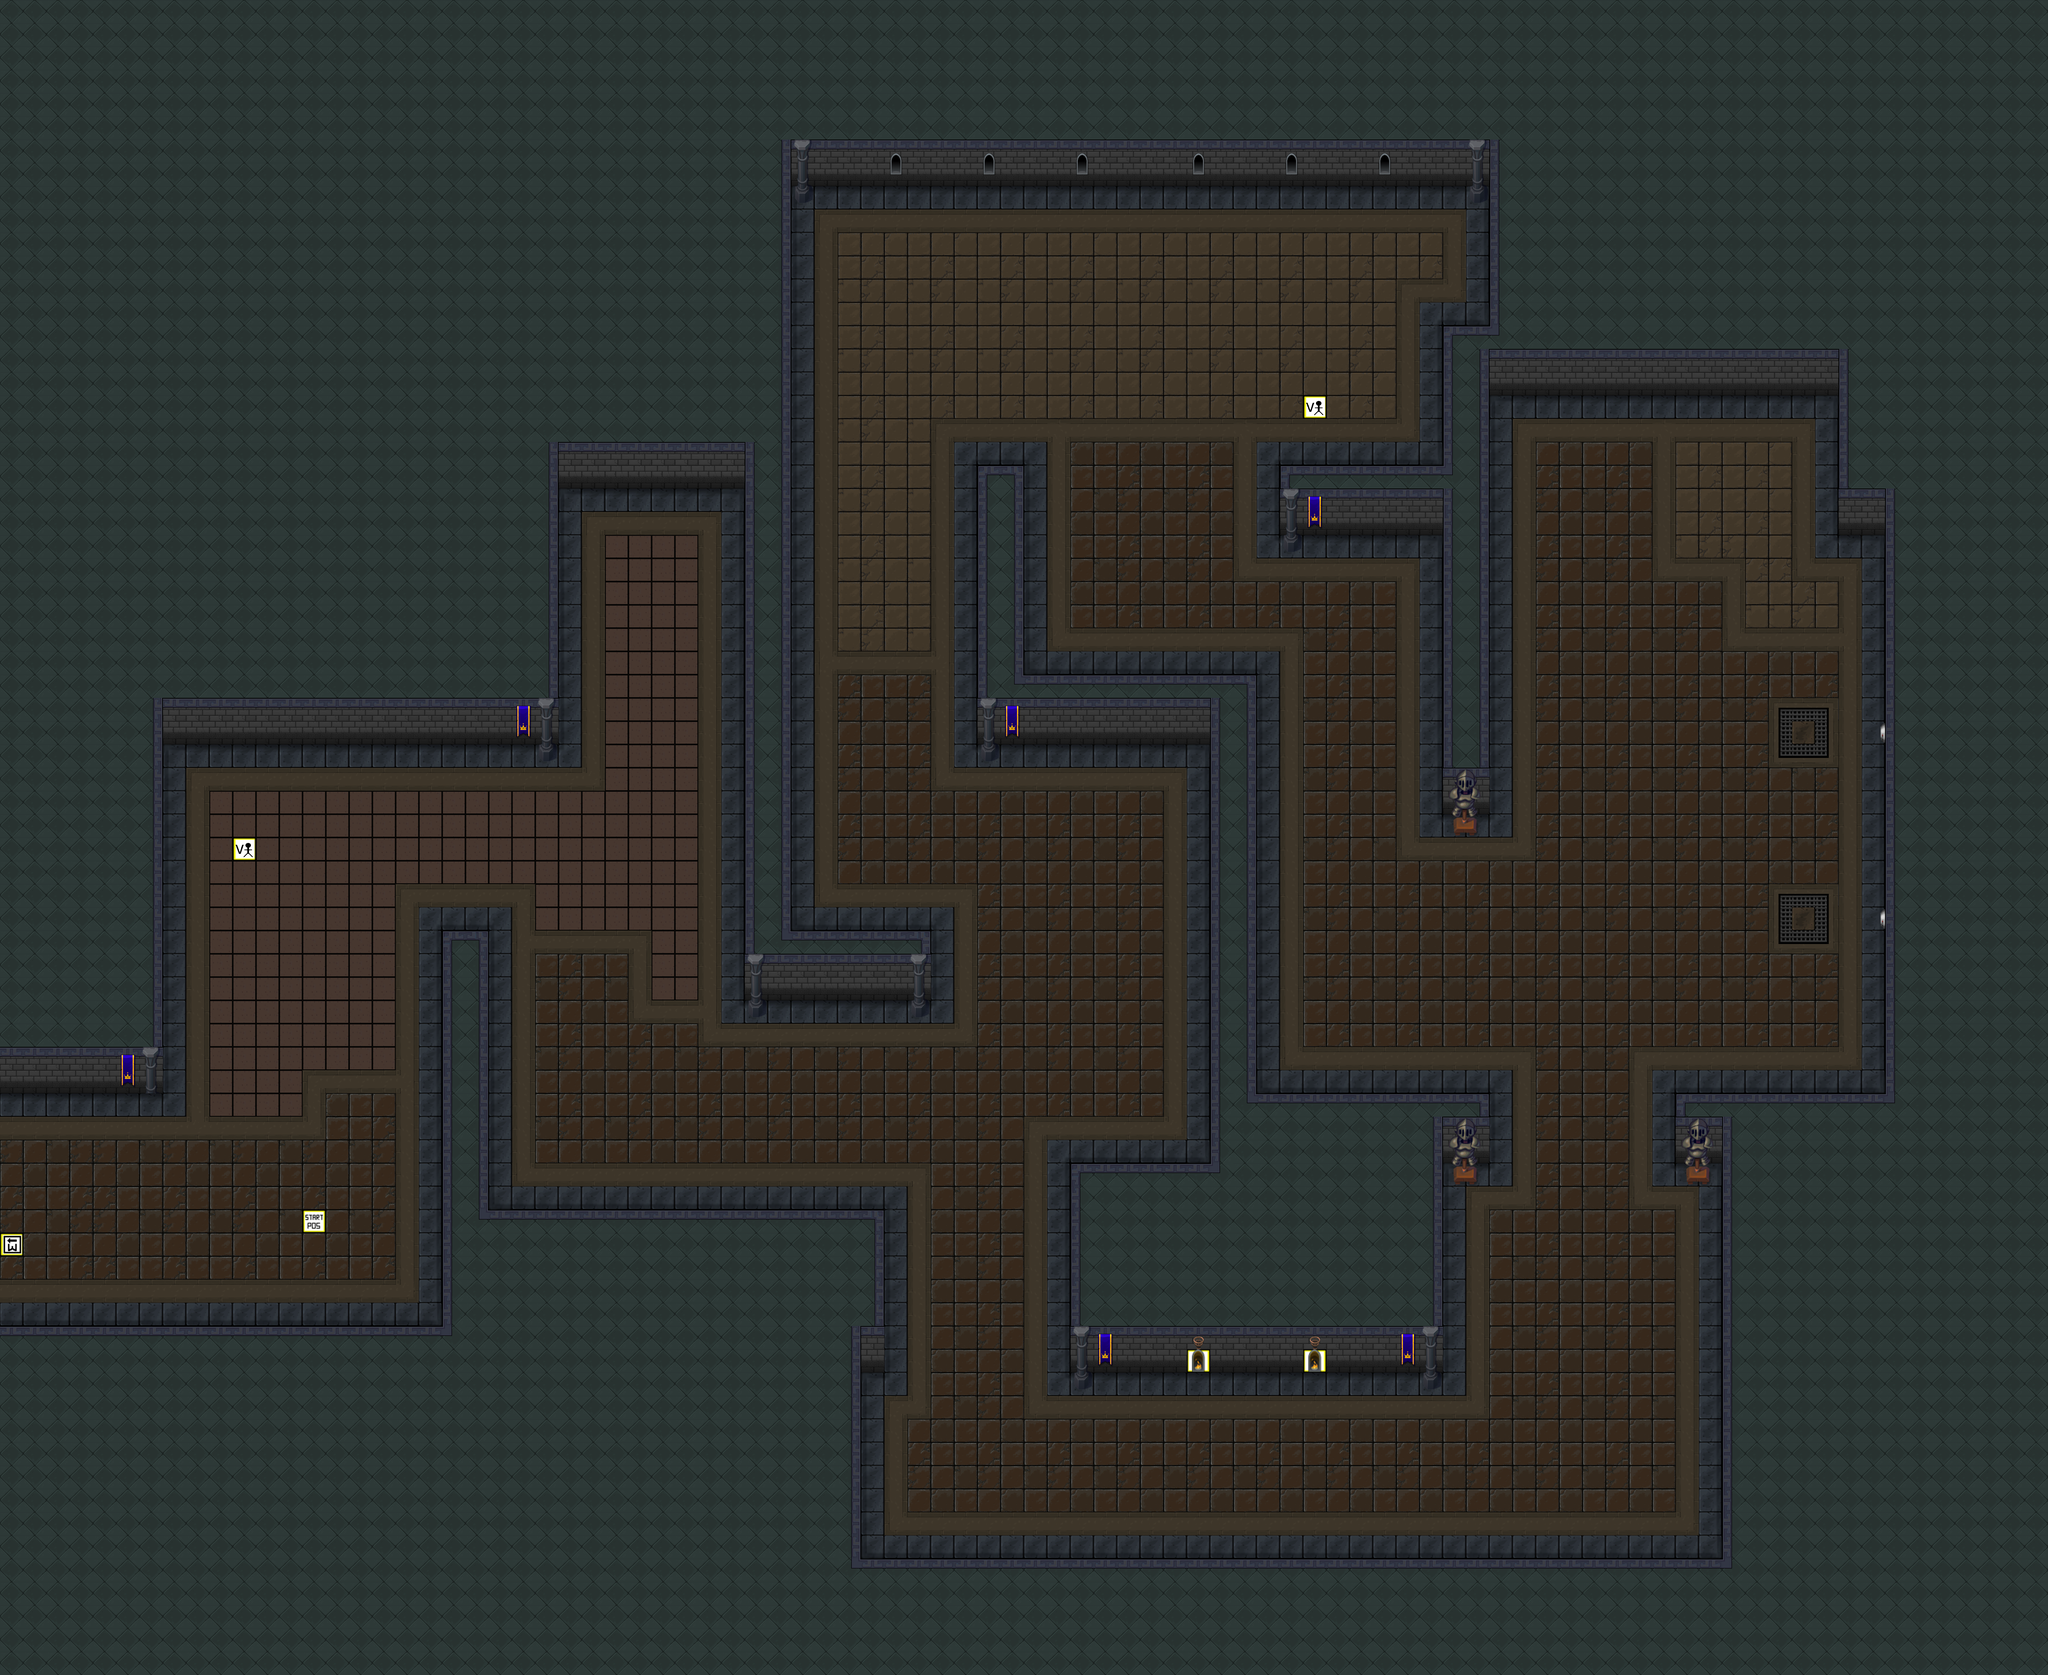

Rendered tile map (Tiled .tmx) drawn with the repository's tilesets; below, a short description and the map source with its tile grids summarised:
An orthogonal 88x72 tile map with 64x64 px tiles, 3 tile layers (game tiles, extra game tiles, marker tiles), 2 tilesets and 25 objects (25x Collision).

<map version="1.2" tiledversion="1.3.4" orientation="orthogonal" renderorder="left-up" compressionlevel="0" width="88" height="72" tilewidth="64" tileheight="64" infinite="0" nextlayerid="62" nextobjectid="892">
 <tileset firstgid="1" name="marker_tiles" tilewidth="64" tileheight="64" tilecount="100" columns="10">
  <image source="marker_tiles.png" width="640" height="640" />
 </tileset>
 <tileset firstgid="101" name="tileset2" tilewidth="64" tileheight="64" tilecount="616" columns="22">
  <image source="tileset2.png" width="1408" height="1792" />
 </tileset>
 <layer id="56" name="game tiles" width="88" height="72">
  <data>[6336 cells, 6336 non-empty, 60 distinct tile ids]</data>
 </layer>
 <layer id="57" name="extra game tiles" width="88" height="72">
  <data>[6336 cells, 77 non-empty, 16 distinct tile ids]</data>
 </layer>
 <layer id="58" name="marker tiles" width="88" height="72">
  <data>[6336 cells, 6 non-empty, 4 distinct tile ids]</data>
 </layer>
 <objectgroup color="#ffaa00" id="42" name="collision">
  <object id="834" name="Wall" type="Collision" x="4736" y="3008" width="896" height="1600" />
  <object id="837" name="Wall" type="Collision" x="4096" y="512" width="1536" height="384" />
  <object id="839" name="Wall" type="Collision" x="0" y="0" width="2176" height="1344" />
  <object id="844" name="Wall" type="Collision" x="1216" y="3328" width="1216" height="448" />
  <object id="845" name="Wall" type="Collision" x="5184" y="896" width="448" height="2112" />
  <object id="849" name="Wall" type="Collision" x="5056" y="896" width="128" height="576" />
  <object id="850" name="Wall" type="Collision" x="2176" y="0" width="3456" height="512" />
  <object id="852" name="Wall" type="Collision" x="0" y="1344" width="1536" height="704" />
  <object id="861" name="Wall" type="Collision" x="0" y="2048" width="448" height="960" />
  <object id="863" name="Wall" type="Collision" x="0" y="3648" width="1216" height="960" />
  <object id="867" name="Wall" type="Collision" x="3328" y="2048" width="128" height="1152" />
  <object id="868" name="Wall" type="Collision" x="2368" y="4288" width="2368" height="320" />
  <object id="869" name="Wall" type="Collision" x="2944" y="3200" width="512" height="576" />
  <object id="870" name="Wall" type="Collision" x="3456" y="3008" width="512" height="768" />
  <object id="871" name="Wall" type="Collision" x="2688" y="1856" width="768" height="192" />
  <object id="875" name="Wall" type="Collision" x="3968" y="896" width="1088" height="192" />
  <object id="876" name="Wall" type="Collision" x="1216" y="2560" width="128" height="768" />
  <object id="877" name="Wall" type="Collision" x="2048" y="1344" width="128" height="1216" />
  <object id="878" name="Wall" type="Collision" x="3968" y="3008" width="128" height="192" />
  <object id="880" name="Wall" type="Collision" x="2688" y="1280" width="128" height="576" />
  <object id="881" name="Wall" type="Collision" x="4608" y="3008" width="128" height="192" />
  <object id="886" name="Wall" type="Collision" x="3968" y="1088" width="128" height="1152" />
  <object id="887" name="Wall" type="Collision" x="2048" y="2560" width="512" height="192" />
  <object id="888" name="Wall" type="Collision" x="3520" y="1280" width="448" height="192" />
  <object id="891" name="Wall" type="Collision" x="1216" y="3776" width="1152" height="832" />
 </objectgroup>
</map>
